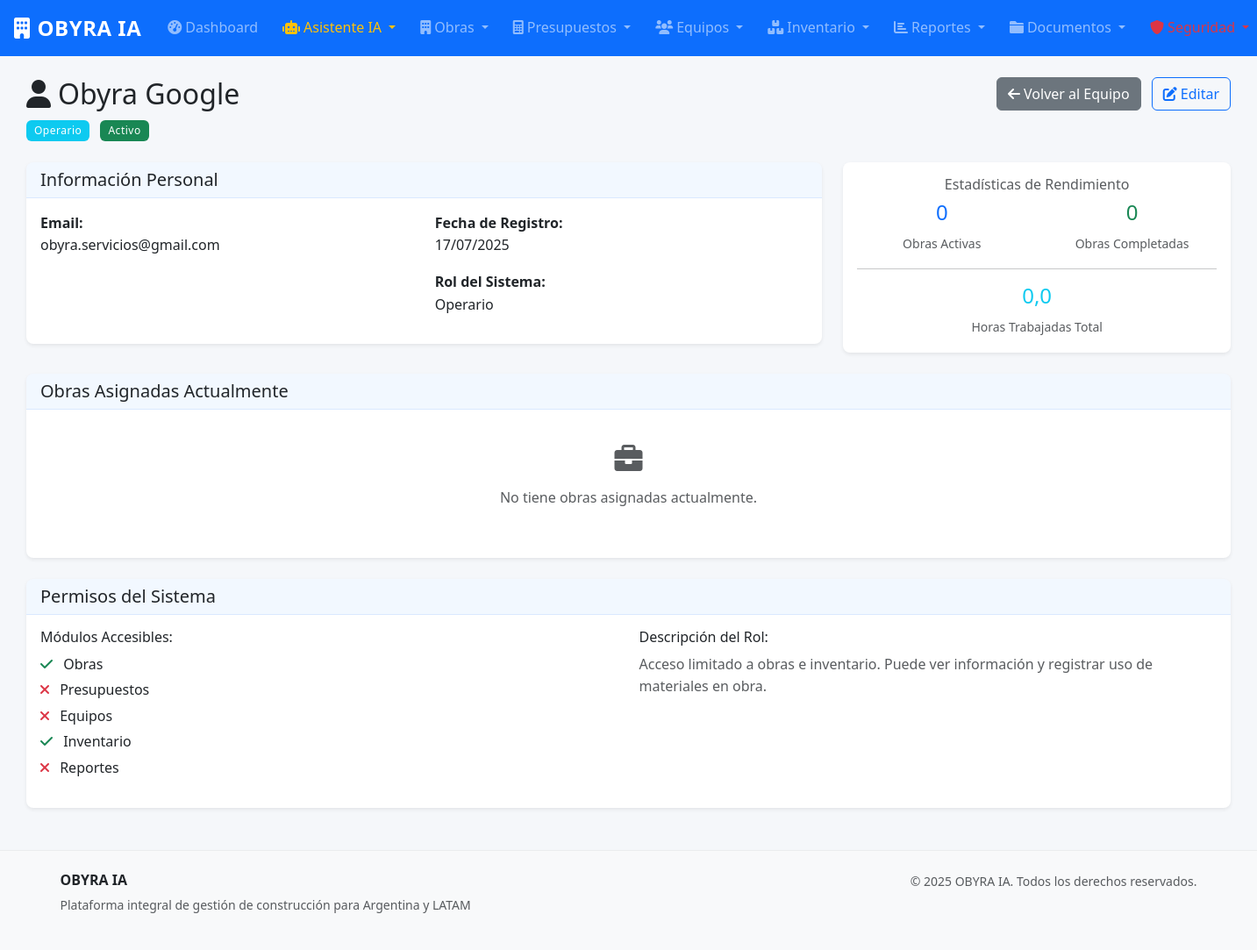
Page /equipos/3 (signed in) on the committed database.
### models.py (models this page shows, shortened)
class Usuario(UserMixin, db.Model):
    __tablename__ = 'usuarios'
    id = db.Column(db.Integer, primary_key=True)
    nombre = db.Column(db.String(100), nullable=False)
    apellido = db.Column(db.String(100), nullable=False)
    email = db.Column(db.String(120), unique=True, nullable=False)
    telefono = db.Column(db.String(20))
    password_hash = db.Column(db.String(256), nullable=True)  # Nullable para usuarios de Google
    rol = db.Column(db.String(20), nullable=False, default='operario')  # administrador, tecnico, operario
    activo = db.Column(db.Boolean, default=True)
    auth_provider = db.Column(db.String(20), nullable=False, default='manual')  # manual, google
    google_id = db.Column(db.String(100), nullable=True)  # ID de Google para usuarios OAuth
    profile_picture = db.Column(db.String(500), nullable=True)  # URL de imagen de perfil de Google
    created_at = db.Column(db.DateTime, default=datetime.utcnow)
    fecha_creacion = db.Column(db.DateTime, default=datetime.utcnow)
    obras_asignadas = db.relationship('AsignacionObra', back_populates='usuario', lazy='dynamic')
    registros_tiempo = db.relationship('RegistroTiempo', back_populates='usuario', lazy='dynamic')
    @property
    def nombre_completo(self):
        return f"{self.nombre} {self.apellido}"
    def puede_acceder_modulo(self, modulo):
        permisos = {
            'administrador': ['obras', 'presupuestos', 'equipos', 'inventario', 'reportes', 'asistente', 'cotizacion', 'documentos', 'seguridad'],
            'tecnico': ['obras', 'presupuestos', 'inventario', 'reportes', 'asistente', 'cotizacion', 'documentos', 'seguridad'],
            'operario': ['obras', 'inventario', 'asistente', 'documentos']
        }
        return modulo in permisos.get(self.rol, [])

### equipos.py (the view)
@equipos_bp.route('/<int:id>')
@login_required
def detalle(id):
    if not current_user.puede_acceder_modulo('equipos'):
        flash('No tienes permisos para ver detalles de equipos.', 'danger')
        return redirect(url_for('reportes.dashboard'))
    usuario = Usuario.query.get_or_404(id)
    asignaciones_activas = usuario.obras_asignadas.filter_by(activo=True).all()
    total_horas = sum(reg.horas_trabajadas for reg in usuario.registros_tiempo)
    obras_completadas = usuario.obras_asignadas.join(Obra).filter(
        Obra.estado == 'finalizada'
    ).count()
    return render_template('equipos/detalle.html',
                         usuario=usuario,
                         asignaciones_activas=asignaciones_activas,
                         total_horas=total_horas,
                         obras_completadas=obras_completadas)

### app.py (called while the page is built)
@login_manager.user_loader
def load_user(user_id):
    from models import Usuario
    return Usuario.query.get(int(user_id))

@app.template_filter('numero')
def numero_filter(valor, decimales=0):
    if valor is None:
        return "0"
    try:
        if decimales == 0:
            return f"{int(valor):,}".replace(',', '.')
        else:
            return f"{float(valor):,.{decimales}f}".replace(',', 'X').replace('.', ',').replace('X', '.')
    except (ValueError, TypeError):
        return str(valor)

@app.template_filter('fecha')
def fecha_filter(fecha):
    if fecha:
        if hasattr(fecha, 'strftime'):
            return fecha.strftime('%d/%m/%Y')
        return str(fecha)
    return '-'

@app.context_processor
def inject_user():
    return dict(current_user=current_user)

### templates/equipos/detalle.html (shortened to what this page needs)
{% extends "base.html" %}
{% block content %}
<div class="container-fluid mt-4">
    <div class="row">
        <div class="col-12">
            <div class="d-flex justify-content-between align-items-start mb-4">
                <div>
                    <h2><i class="fas fa-user me-2"></i>{{ usuario.nombre_completo }}</h2>
                    <p class="text-muted mb-0">
                        <span class="badge bg-info me-2">{{ usuario.rol.title() }}</span>
                        <span class="badge {{ 'bg-success' if usuario.activo else 'bg-secondary' }}">
                            {{ 'Activo' if usuario.activo else 'Inactivo' }}
                        </span>
                    </p>
                </div>
                <div class="text-end">
                    <a href="{{ url_for('equipos.lista') }}" class="btn btn-secondary">
                        <i class="fas fa-arrow-left me-1"></i>Volver al Equipo
                    </a>
                    {% if current_user.rol == 'administrador' %}
                    <button class="btn btn-outline-primary ms-2" data-bs-toggle="modal" data-bs-target="#editarUsuarioModal">
                        <i class="fas fa-edit me-1"></i>Editar
                    </button>
                    {% endif %}
                </div>
            </div>
        </div>
    </div>
    <div class="row mb-4">
        <div class="col-lg-8">
            <div class="card">
                <div class="card-header">
                    <h5 class="mb-0">Información Personal</h5>
                </div>
                <div class="card-body">
                    <div class="row">
                        <div class="col-md-6">
                            <strong>Email:</strong><br>
                            <p class="mb-3">{{ usuario.email }}</p>
                        </div>
                        <div class="col-md-6">
                            <strong>Fecha de Registro:</strong><br>
                            <p class="mb-3">{{ usuario.fecha_creacion|fecha }}</p>
                            <strong>Rol del Sistema:</strong><br>
                            <p class="mb-3">{{ usuario.rol.replace('_', ' ').title() }}</p>
                        </div>
                    </div>
                </div>
            </div>
        </div>
        <div class="col-lg-4">
            <div class="card">
                <div class="card-body text-center">
                    <h6 class="text-muted">Estadísticas de Rendimiento</h6>
                    <div class="row text-center mb-3">
                        <div class="col-6">
                            <strong class="text-primary d-block h4">{{ asignaciones_activas|length }}</strong>
                            <small class="text-muted">Obras Activas</small>
                        </div>
                        <div class="col-6">
                            <strong class="text-success d-block h4">{{ obras_completadas }}</strong>
                            <small class="text-muted">Obras Completadas</small>
                        </div>
                    </div>
                    <hr>
                    <div class="text-center">
                        <strong class="text-info d-block h4">{{ total_horas|numero(1) }}</strong>
                        <small class="text-muted">Horas Trabajadas Total</small>
                    </div>
                </div>
            </div>
        </div>
    </div>
    <div class="row mb-4">
        <div class="col-12">
            <div class="card">
                <div class="card-header">
                    <h5 class="mb-0">Obras Asignadas Actualmente</h5>
                </div>
                <div class="card-body">
                    {% if asignaciones_activas %}
                    <div class="row">
                        {% for asignacion in asignaciones_activas %}
                        <div class="col-lg-6 mb-3">
                            <div class="border rounded p-3">
                                <div class="d-flex justify-content-between align-items-start mb-2">
                                    <h6 class="mb-0">{{ asignacion.obra.nombre }}</h6>
                                    <span class="badge {{ asignacion.obra.estado|estado_badge }}">
                                        {{ asignacion.obra.estado.replace('_', ' ').title() }}
                                    </span>
                                </div>
                                <p class="text-muted mb-2">
                                    <i class="fas fa-user me-1"></i>{{ asignacion.obra.cliente }}
                                </p>
                                <p class="text-muted mb-2">
                                    <strong>Rol:</strong> {{ asignacion.rol_en_obra.replace('_', ' ').title() }}
                                </p>
                                <p class="text-muted mb-0">
                                    <small>
                                        <i class="fas fa-calendar me-1"></i>
                                        Asignado desde {{ asignacion.fecha_asignacion.strftime('%d/%m/%Y') }}
                                    </small>
                                </p>
                                <div class="mt-2">
                                    <div class="progress" style="height: 6px;">
                                        <div class="progress-bar" role="progressbar"
                                             style="width: {{ asignacion.obra.progreso }}%"></div>
                                    </div>
                                    <small class="text-muted">Progreso: {{ asignacion.obra.progreso }}%</small>
                                </div>
                                <div class="mt-2">
                                    <a href="{{ url_for('obras.detalle', id=asignacion.obra.id) }}"
                                       class="btn btn-sm btn-outline-primary">
                                        <i class="fas fa-eye me-1"></i>Ver Obra
                                    </a>
                                </div>
                            </div>
                        </div>
                        {% endfor %}
                    </div>
                    {% else %}
                    <div class="text-center py-4">
                        <i class="fas fa-briefcase fa-2x text-muted mb-3"></i>
                        <p class="text-muted">No tiene obras asignadas actualmente.</p>
                    </div>
                    {% endif %}
                </div>
            </div>
        </div>
    </div>
    <div class="row">
        <div class="col-12">
            <div class="card">
                <div class="card-header">
                    <h5 class="mb-0">Permisos del Sistema</h5>
                </div>
                <div class="card-body">
                    <div class="row">
                        <div class="col-md-6">
                            <h6>Módulos Accesibles:</h6>
                            <ul class="list-unstyled">
                                {% set modulos = ['obras', 'presupuestos', 'equipos', 'inventario', 'reportes'] %}
                                {% for modulo in modulos %}
                                <li class="mb-1">
                                    {% if usuario.puede_acceder_modulo(modulo) %}
                                    <i class="fas fa-check text-success me-2"></i>
                                    {% else %}
                                    <i class="fas fa-times text-danger me-2"></i>
                                    {% endif %}
                                    {{ modulo.title() }}
                                </li>
                                {% endfor %}
                            </ul>
                        </div>
                        <div class="col-md-6">
                            <h6>Descripción del Rol:</h6>
                            {% if usuario.rol == 'administrador' %}
                            <p class="text-muted">
                                Acceso completo a todos los módulos del sistema. Puede gestionar usuarios,
                                obras, presupuestos, inventario y generar reportes.
                            </p>
                            {% elif usuario.rol == 'tecnico' %}
                            <p class="text-muted">
                                Puede gestionar obras, crear presupuestos, administrar inventario y
                                generar reportes. No puede gestionar otros usuarios.
                            </p>
                            {% else %}
                            <p class="text-muted">
                                Acceso limitado a obras e inventario. Puede ver información y
                                registrar uso de materiales en obra.
                            </p>
                            {% endif %}
                        </div>
                    </div>
                </div>
            </div>
        </div>
    </div>
</div>
{% endblock %}

### static/css/style.css (style rules this page uses)
:root { --primary-color: #0d6efd; --secondary-color: #6c757d; --success-color: #198754; --warning-color: #ffc107; --danger-color: #dc3545; --info-color: #0dcaf0; --dark-color: #212529; --light-color: #f8f9fa; --construction-orange: #ff6900; --construction-yellow: #ffb000; --construction-blue: #003f5c; --construction-gray: #464646; --shadow-sm: 0 0.125rem 0.25rem rgba(0, 0, 0, 0.075); --shadow: 0 0.5rem 1rem rgba(0, 0, 0, 0.15); --shadow-lg: 0 1rem 3rem rgba(0, 0, 0, 0.175); --border-radius: 0.375rem; --border-radius-lg: 0.5rem; --border-radius-xl: 1rem; }
body { font-family: 'Segoe UI', Tahoma, Geneva, Verdana, sans-serif; line-height: 1.6; color: var(--dark-color); background-color: #f5f7fa; margin: 0; padding: 0; }
html { margin: 0; padding: 0; }
* { box-sizing: border-box; }
.container-fluid { padding-left: 15px; padding-right: 15px; }
.card { border: none; border-radius: var(--border-radius-lg); box-shadow: var(--shadow-sm); transition: all 0.3s ease; }
.card-header { background-color: rgba(var(--bs-primary-rgb), 0.05); border-bottom: 1px solid rgba(var(--bs-primary-rgb), 0.1); border-radius: var(--border-radius-lg) var(--border-radius-lg) 0 0 !important; font-weight: 600; }
.btn { border-radius: var(--border-radius); font-weight: 500; transition: all 0.3s ease; position: relative; overflow: hidden; }
.badge { font-weight: 500; letter-spacing: 0.5px; padding: 0.5em 0.75em; border-radius: var(--border-radius); }

### rows in the picture
Usuario: nombre_completo "Obyra Google", rol "Operario", activo "Activo", email "obyra.servicios@gmail.com", fecha_creacion|fecha "17/07/2025", rol.replace "Operario"

### other values in the picture
{{ asignaciones_activas|length }} "0"
{{ obras_completadas }} "0"
{{ total_horas|numero(1) }} "0,0"
{{ modulo.title() }} "Obras" "Presupuestos" "Equipos" "Inventario" "Reportes"
